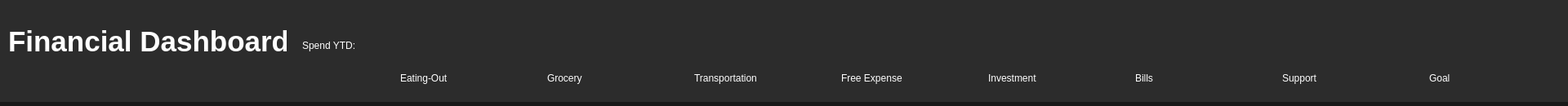
<?xml version="1.0" encoding="UTF-8"?>
<ui version="4.0">
 <class>Dashboard_header_widget</class>
 <widget class="QWidget" name="Dashboard_header_widget">
  <property name="geometry">
   <rect>
    <x>0</x>
    <y>0</y>
    <width>1920</width>
    <height>130</height>
   </rect>
  </property>
  <property name="windowTitle">
   <string>Form</string>
  </property>
  <property name="styleSheet">
   <string notr="true">QWidget {
        background-color: #2c2c2c;
        color: #ffffff;
        border: none;
        font: 14pt &quot;Nirmala UI&quot;;
}
QWidget#side_menu {
    background-color: #4e5564;
    color: #ffffff;
    border: 1px solid #4e5564;
    border-radius: 16px;
    font: 14pt &quot;Nirmala UI&quot;;
}
QLabel#Dashboard_Title {
    background-color: none;
    color: #ffffff;
    border: none;
    font: 20pt &quot;Nirmala UI&quot;;
}
QLabel#Eat_Out_Image {
    background-image: url(:/images/pngaaa.com-2384833.png);
    background-color: #4d4d4d;
    border: 1px solid #4d4d4d;
    border-radius: 4px;
    color: #ffffff;
    padding: 5px;
}
QLabel#Grocery_Image {
    background-image: url(:/images/pngaaa.com-2138453.png);
    background-color: #4d4d4d;
    border: 1px solid #4d4d4d;
    border-radius: 4px;
    color: #ffffff;
    padding: 5px;
}
QLabel#Transportation_Image {
    background-image: url(:/images/pngaaa.com-2182093.png);
    background-color: #4d4d4d;
    border: 1px solid #4d4d4d;
    border-radius: 4px;
    color: #ffffff;
    padding: 5px;
}
QLabel#Free_Expense_Image {
    background-image: url(:/images/pngaaa.com-1261106.png);
    background-color: #4d4d4d;
    border: 1px solid #4d4d4d;
    border-radius: 4px;
    color: #ffffff;
    padding: 5px;
}
QLabel#Bills_Image {
    background-image: url(:/images/pngaaa.com-1433501.png);
    background-color: #4d4d4d;
    border: 1px solid #4d4d4d;
    border-radius: 4px;
    color: #ffffff;
    padding: 5px;
}
QLabel#Investment_Image {
    background-image: url(:/images/pngaaa.com-3584133.png);
    background-color: #4d4d4d;
    border: 1px solid #4d4d4d;
    border-radius: 4px;
    color: #ffffff;
    padding: 5px;
}
QLabel#Support_Image {
    background-image: url(:/images/pngaaa.com-2914571.png);
    background-color: #4d4d4d;
    border: 1px solid #4d4d4d;
    border-radius: 4px;
    color: #ffffff;
    padding: 5px;
}
QLabel#Goal_Image {
    background-image: url(:/images/pngaaa.com-848656.png);
    background-color: #4d4d4d;
    border: 1px solid #4d4d4d;
    border-radius: 4px;
    color: #ffffff;
    padding: 5px;
}
QPushButton {
    background-color: #4d4d4d;
    border: 1px solid #4d4d4d;
    border-radius: 4px;
    color: #ffffff;
    padding: 5px;
}
QPushButton:hover {
    background-color: #5a5a5a;
    border: 1px solid #5a5a5a;
}
QPushButton#side_menu_button:hover {
    background-image: url(:/button_image/Burger_button_hover.png);
    background-color: #5a5a5a;
    border: 1px solid #5a5a5a;
}
QPushButton#side_menu_button:pressed {
    background-image: url(:/button_image/Burger_button_click.png);
    background-color: #5a5a5a;
    border: 1px solid #5a5a5a;
}
QPushButton#remove_button_watchlist {
    background-color: #ff0000;
    border: 1px solid #ffffff;
    border-radius: 4px;
    color: #ffffff;
    padding: 5px;
}
QPushButton#remove_button_watchlist:hover {
    background-color: #ff6c6c;
    border: 1px solid #ffffff;
}
QPushButton#remove_button_watchlist:pressed {
    background-color: #aa0000;
    border: 1px solid #ffffff;
}
QPushButton#Add_strategy {
    background-color: #00ad0e;
    border: 1px solid #ffffff;
    border-radius: 4px;
    color: #ffffff;
    padding: 5px;
}
QPushButton#Add_strategy:hover {
    background-color: #67ff74;
    border: 1px solid #ffffff;
}
QPushButton#Add_strategy:pressed {
    background-color: #006408;
    border: 1px solid #a3a3a3;
}
QPushButton#Activation {
    background-color: #00ad0e;
    border: 1px solid #ffffff;
    border-radius: 4px;
    color: #ffffff;
    padding: 5px;
}
QPushButton#Activation:hover {
    background-color: #67ff74;
    border: 1px solid #ffffff;
}
QPushButton#Activation:pressed {
    background-color: #006408;
    border: 1px solid #a3a3a3;
}
QPushButton#Blue_button {
    background-color: #0003bb;
    border: 1px solid #ffffff;
    border-radius: 4px;
    color: #ffffff;
    padding: 5px;
}
QPushButton#Blue_button:hover {
    background-color: #4446d1;
    border: 1px solid #ffffff;
}
QPushButton#Blue_button:pressed {
    background-color: #000277;
    border: 1px solid #a3a3a3;
}
QPushButton#Yellow_button {
    background-color: #a5bd1e;
    border: 1px solid #ffffff;
    border-radius: 4px;
    color: #ffffff;
    padding: 5px;
}
QPushButton#Yellow_button:hover {
    background-color: #e5ff54;
    border: 1px solid #ffffff;
}
QPushButton#Yellow_button:pressed {
    background-color: #81960f;
    border: 1px solid #a3a3a3;
}
QCheckBox {
    color: #ffffff;
}
QLineEdit {
    background-color: #4d4d4d;
    border: 1px solid #4d4d4d;
    color: #ffffff;
    padding: 5px;
    border-color: #ffffff;
    border-radius: 6px;
}
QTextEdit {
    background-color: #4d4d4d;
    border: 1px solid #4d4d4d;
    color: #ffffff;
    padding: 5px;
    border-color: #ffffff;
    border-radius: 20px;
}
QProgressBar {
    border: 1px solid #444444;
    border-radius: 7px;
    background-color: #2e2e2e;
    text-align: center;
    font-size: 10pt;
    color: white;
}
QProgressBar::chunk {
    background-color: #3a3a3a;
    width: 5px;
}
QScrollBar:vertical {
    border: none;
    background-color: #3a3a3a;
    width: 10px;
    margin: 16px 0 16px 0;
}
QScrollBar::handle:vertical {
    background-color: #444444;
    border-radius: 5px;
}
QScrollBar:horizontal {
    border: none;
    background-color: #3a3a3a;
    height: 10px;
    margin: 0px 16px 0 16px;
}
QScrollBar::handle:horizontal {
    background-color: #444444;
    border-radius: 5px;
}
QTabWidget {
    background-color: #2e2e2e;
    border: none;
}
QTabBar::tab {
    background-color: #2e2e2e;
    color: #b1b1b1;
    padding: 8px 20px;
    border-top-left-radius: 5px;
    border-top-right-radius: 5px;
    border: none;
}
QTabBar::tab:selected, QTabBar::tab:hover {
    background-color: #3a3a3a;
    color: white;
}</string>
  </property>
  <widget class="QLabel" name="label">
   <property name="geometry">
    <rect>
     <x>10</x>
     <y>30</y>
     <width>341</width>
     <height>41</height>
    </rect>
   </property>
   <property name="font">
    <font>
     <pointsize>26</pointsize>
     <italic>false</italic>
     <bold>true</bold>
    </font>
   </property>
   <property name="styleSheet">
    <string notr="true">font: 700 26pt &quot;Arial&quot;;</string>
   </property>
   <property name="text">
    <string>Financial Dashboard</string>
   </property>
  </widget>
  <widget class="QLabel" name="ytd_label">
   <property name="geometry">
    <rect>
     <x>370</x>
     <y>40</y>
     <width>101</width>
     <height>31</height>
    </rect>
   </property>
   <property name="text">
    <string>Spend YTD:</string>
   </property>
  </widget>
  <widget class="QLabel" name="eating_out_Image_label">
   <property name="geometry">
    <rect>
     <x>490</x>
     <y>10</y>
     <width>61</width>
     <height>61</height>
    </rect>
   </property>
   <property name="text">
    <string>&lt;html&gt;&lt;head/&gt;&lt;body&gt;&lt;p&gt;&lt;img src=&quot;:/images/images/eating_out_label_61x61.png&quot;/&gt;&lt;/p&gt;&lt;/body&gt;&lt;/html&gt;</string>
   </property>
  </widget>
  <widget class="QLabel" name="eating_out_Spent_label">
   <property name="geometry">
    <rect>
     <x>560</x>
     <y>30</y>
     <width>91</width>
     <height>31</height>
    </rect>
   </property>
   <property name="text">
    <string/>
   </property>
  </widget>
  <widget class="QLabel" name="eating_out_label">
   <property name="geometry">
    <rect>
     <x>490</x>
     <y>80</y>
     <width>161</width>
     <height>31</height>
    </rect>
   </property>
   <property name="text">
    <string>Eating-Out</string>
   </property>
  </widget>
  <widget class="QLabel" name="grocery_Image_label">
   <property name="geometry">
    <rect>
     <x>670</x>
     <y>10</y>
     <width>61</width>
     <height>61</height>
    </rect>
   </property>
   <property name="text">
    <string>&lt;html&gt;&lt;head/&gt;&lt;body&gt;&lt;p&gt;&lt;img src=&quot;:/images/images/grocery_label_61x61.png&quot;/&gt;&lt;/p&gt;&lt;/body&gt;&lt;/html&gt;</string>
   </property>
  </widget>
  <widget class="QLabel" name="grocery_Spent_label">
   <property name="geometry">
    <rect>
     <x>740</x>
     <y>30</y>
     <width>91</width>
     <height>31</height>
    </rect>
   </property>
   <property name="text">
    <string/>
   </property>
  </widget>
  <widget class="QLabel" name="grocery_label">
   <property name="geometry">
    <rect>
     <x>670</x>
     <y>80</y>
     <width>161</width>
     <height>31</height>
    </rect>
   </property>
   <property name="text">
    <string>Grocery</string>
   </property>
  </widget>
  <widget class="QLabel" name="transportation_Image_label">
   <property name="geometry">
    <rect>
     <x>850</x>
     <y>10</y>
     <width>61</width>
     <height>61</height>
    </rect>
   </property>
   <property name="text">
    <string>&lt;html&gt;&lt;head/&gt;&lt;body&gt;&lt;p&gt;&lt;img src=&quot;:/images/images/transportation_label_61x61.png&quot;/&gt;&lt;/p&gt;&lt;/body&gt;&lt;/html&gt;</string>
   </property>
  </widget>
  <widget class="QLabel" name="transportation_Spent_label">
   <property name="geometry">
    <rect>
     <x>920</x>
     <y>30</y>
     <width>91</width>
     <height>31</height>
    </rect>
   </property>
   <property name="text">
    <string/>
   </property>
  </widget>
  <widget class="QLabel" name="transportation_label">
   <property name="geometry">
    <rect>
     <x>850</x>
     <y>80</y>
     <width>161</width>
     <height>31</height>
    </rect>
   </property>
   <property name="text">
    <string>Transportation</string>
   </property>
  </widget>
  <widget class="QLabel" name="free_Expense_Image_label">
   <property name="geometry">
    <rect>
     <x>1030</x>
     <y>10</y>
     <width>61</width>
     <height>61</height>
    </rect>
   </property>
   <property name="text">
    <string>&lt;html&gt;&lt;head/&gt;&lt;body&gt;&lt;p&gt;&lt;img src=&quot;:/images/images/Free_expense_label_61x61.png&quot;/&gt;&lt;/p&gt;&lt;/body&gt;&lt;/html&gt;</string>
   </property>
  </widget>
  <widget class="QLabel" name="free_expense_Spent_label">
   <property name="geometry">
    <rect>
     <x>1100</x>
     <y>30</y>
     <width>91</width>
     <height>31</height>
    </rect>
   </property>
   <property name="text">
    <string/>
   </property>
  </widget>
  <widget class="QLabel" name="free_Expense_label">
   <property name="geometry">
    <rect>
     <x>1030</x>
     <y>80</y>
     <width>161</width>
     <height>31</height>
    </rect>
   </property>
   <property name="text">
    <string>Free Expense</string>
   </property>
  </widget>
  <widget class="QLabel" name="investment_label">
   <property name="geometry">
    <rect>
     <x>1210</x>
     <y>80</y>
     <width>161</width>
     <height>31</height>
    </rect>
   </property>
   <property name="text">
    <string>Investment</string>
   </property>
  </widget>
  <widget class="QLabel" name="investment_Image_label">
   <property name="geometry">
    <rect>
     <x>1210</x>
     <y>10</y>
     <width>61</width>
     <height>61</height>
    </rect>
   </property>
   <property name="text">
    <string>&lt;html&gt;&lt;head/&gt;&lt;body&gt;&lt;p&gt;&lt;img src=&quot;:/images/images/investments_label_61x61.png&quot;/&gt;&lt;/p&gt;&lt;/body&gt;&lt;/html&gt;</string>
   </property>
  </widget>
  <widget class="QLabel" name="investment_Spent_label">
   <property name="geometry">
    <rect>
     <x>1280</x>
     <y>30</y>
     <width>91</width>
     <height>31</height>
    </rect>
   </property>
   <property name="text">
    <string/>
   </property>
  </widget>
  <widget class="QLabel" name="bills_Spent_label">
   <property name="geometry">
    <rect>
     <x>1460</x>
     <y>30</y>
     <width>91</width>
     <height>31</height>
    </rect>
   </property>
   <property name="text">
    <string/>
   </property>
  </widget>
  <widget class="QLabel" name="bills_label">
   <property name="geometry">
    <rect>
     <x>1390</x>
     <y>80</y>
     <width>161</width>
     <height>31</height>
    </rect>
   </property>
   <property name="text">
    <string>Bills</string>
   </property>
  </widget>
  <widget class="QLabel" name="bills_Image_label">
   <property name="geometry">
    <rect>
     <x>1390</x>
     <y>10</y>
     <width>61</width>
     <height>61</height>
    </rect>
   </property>
   <property name="text">
    <string>&lt;html&gt;&lt;head/&gt;&lt;body&gt;&lt;p&gt;&lt;img src=&quot;:/images/images/bills_label_61x61.png&quot;/&gt;&lt;/p&gt;&lt;/body&gt;&lt;/html&gt;</string>
   </property>
  </widget>
  <widget class="QLabel" name="support_Spent_label">
   <property name="geometry">
    <rect>
     <x>1640</x>
     <y>30</y>
     <width>91</width>
     <height>31</height>
    </rect>
   </property>
   <property name="text">
    <string/>
   </property>
  </widget>
  <widget class="QLabel" name="support_label">
   <property name="geometry">
    <rect>
     <x>1570</x>
     <y>80</y>
     <width>161</width>
     <height>31</height>
    </rect>
   </property>
   <property name="text">
    <string>Support</string>
   </property>
  </widget>
  <widget class="QLabel" name="support_Image_label">
   <property name="geometry">
    <rect>
     <x>1570</x>
     <y>10</y>
     <width>61</width>
     <height>61</height>
    </rect>
   </property>
   <property name="text">
    <string>&lt;html&gt;&lt;head/&gt;&lt;body&gt;&lt;p&gt;&lt;img src=&quot;:/images/images/support_label_61x61.png&quot;/&gt;&lt;/p&gt;&lt;/body&gt;&lt;/html&gt;</string>
   </property>
  </widget>
  <widget class="QLabel" name="bills_Spent_label_2">
   <property name="geometry">
    <rect>
     <x>1820</x>
     <y>30</y>
     <width>91</width>
     <height>31</height>
    </rect>
   </property>
   <property name="text">
    <string/>
   </property>
  </widget>
  <widget class="QLabel" name="goal_label">
   <property name="geometry">
    <rect>
     <x>1750</x>
     <y>80</y>
     <width>161</width>
     <height>31</height>
    </rect>
   </property>
   <property name="text">
    <string>Goal</string>
   </property>
  </widget>
  <widget class="QLabel" name="goal_Image_label">
   <property name="geometry">
    <rect>
     <x>1750</x>
     <y>10</y>
     <width>61</width>
     <height>61</height>
    </rect>
   </property>
   <property name="text">
    <string>&lt;html&gt;&lt;head/&gt;&lt;body&gt;&lt;p&gt;&lt;img src=&quot;:/images/images/goal_label_61x61.png&quot;/&gt;&lt;/p&gt;&lt;/body&gt;&lt;/html&gt;</string>
   </property>
  </widget>
  <widget class="Line" name="line">
   <property name="geometry">
    <rect>
     <x>0</x>
     <y>125</y>
     <width>1920</width>
     <height>10</height>
    </rect>
   </property>
   <property name="styleSheet">
    <string notr="true">background-color: #181818;</string>
   </property>
   <property name="orientation">
    <enum>Qt::Horizontal</enum>
   </property>
  </widget>
 </widget>
 <resources>
  <include location="../resources/resources.qrc"/>
 </resources>
 <connections/>
</ui>
